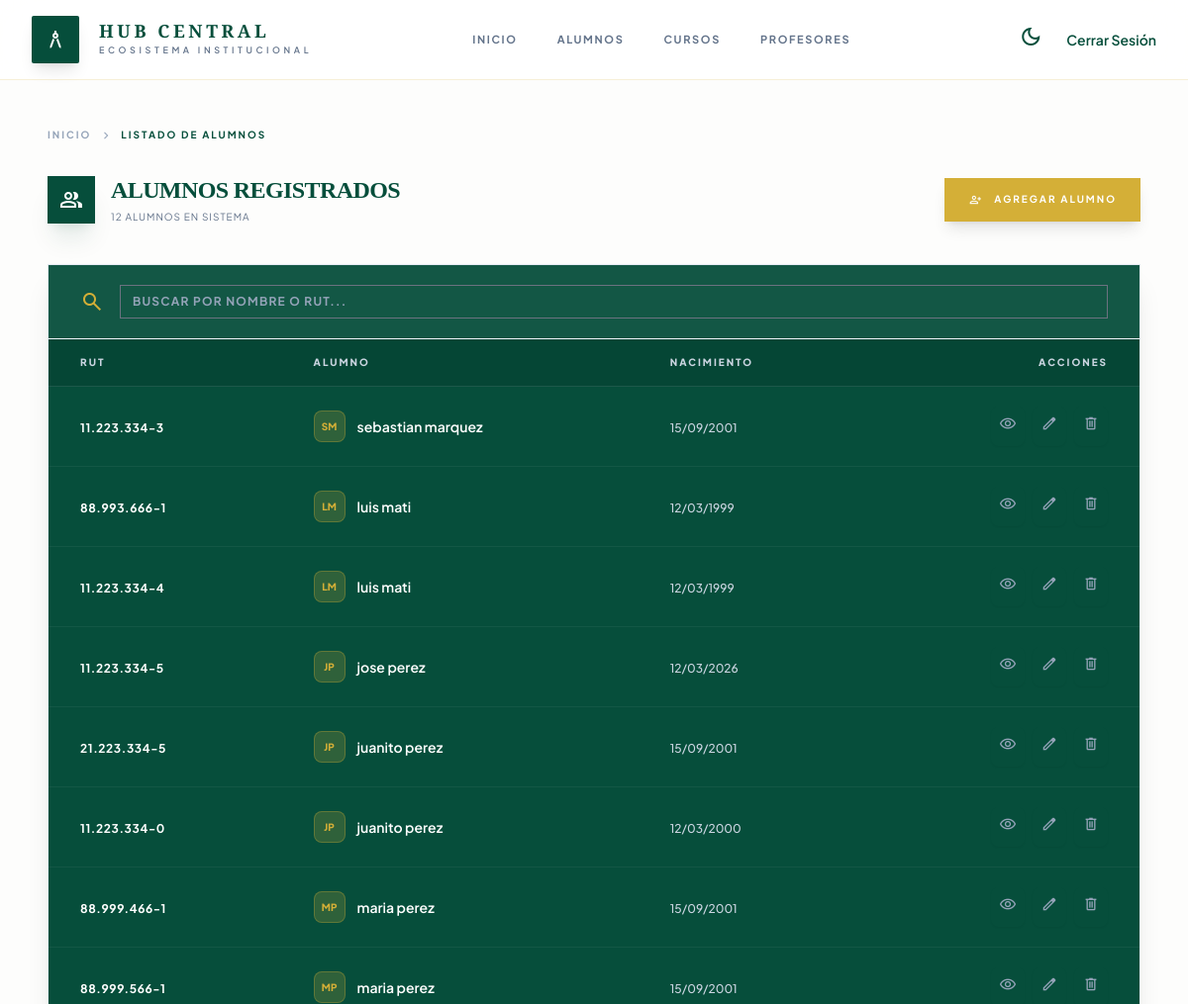
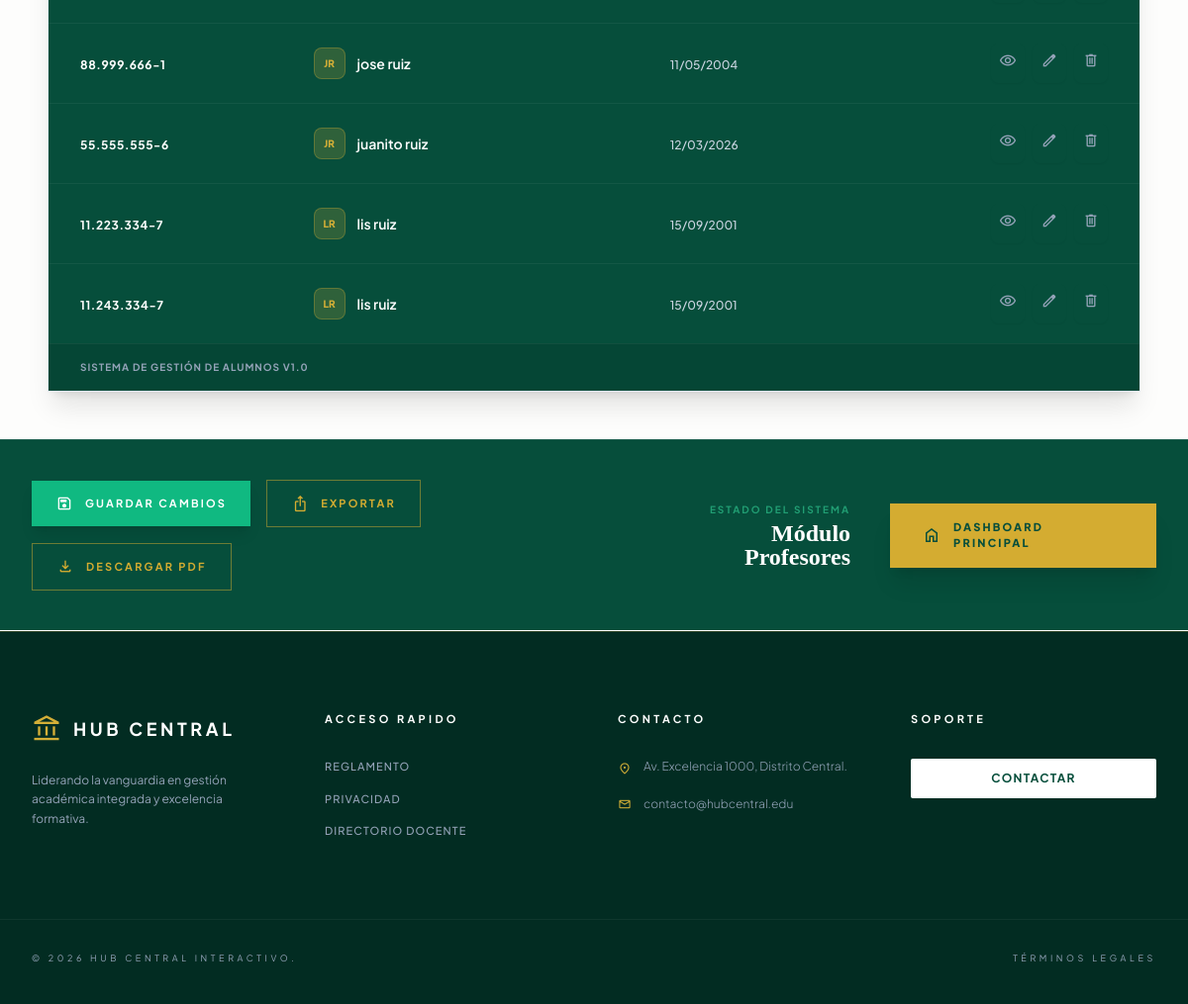
/alumno/lista/ (signed in), run on the app's committed database (2 pictures, top to bottom).
### alumno/models.py (models this page shows, shortened)
class Alumno(models.Model):
    rut = models.CharField(max_length=12, primary_key=True, verbose_name="RUT")
    nombre = models.CharField(max_length=100, verbose_name="Nombre")
    apellido = models.CharField(max_length=100, verbose_name="Apellido")
    fecha_nacimiento = models.DateField(verbose_name="Fecha de Nacimiento")
    class Meta:
        verbose_name = "Alumno"
        verbose_name_plural = "Alumnos"
        ordering = ['apellido', 'nombre']

### alumno/views.py (the view)
# urls.py: path('lista/', views.lista_alumnos, name='lista_alumnos'),
@login_required
def lista_alumnos(request):
    alumnos = Alumno.objects.all()
    contexto = {'lista_alumnos': alumnos}
    return render(request, 'alumno/lista_alumnos.html', contexto)

### alumno/templates/alumno/lista_alumnos.html (shortened to what this page needs)
{% extends 'base.html' %}
{% block main %}
    <div class="max-w-6xl mx-auto px-6 py-12">
        <nav class="flex items-center gap-2 text-[10px] font-bold text-slate-400 mb-8 uppercase tracking-[0.2em]">
            <a class="hover:text-primary transition-colors" href="{% url 'base' %}">Inicio</a>
            <span class="material-symbols-outlined text-[14px]">chevron_right</span>
            <span class="text-secondary dark:text-primary">Listado de Alumnos</span>
        </nav>
        <div class="flex flex-col md:flex-row md:items-center justify-between gap-6 mb-10">
            <div class="flex items-center gap-4">
                <div class="size-12   bg-secondary dark:bg-primary flex items-center justify-center text-white dark:text-secondary shadow-xl shadow-secondary/10">
                    <span class="material-symbols-outlined">group</span>
                </div>
                <div>
                    <h1 class="text-2xl font-serif font-bold text-secondary dark:text-white uppercase tracking-tight">
                        Alumnos Registrados</h1>
                    <p class="text-slate-500 dark:text-slate-400 text-[10px] uppercase tracking-widest mt-1">
                        {% if lista_alumnos %}
                            {{ lista_alumnos|length }} Alumno{{ lista_alumnos|length|pluralize:"s" }} en sistema
                        {% else %}
                            No hay registros disponibles
                        {% endif %}
                    </p>
                </div>
            </div>
            <a href="{% url 'agregar_alumno' %}"
               class="flex items-center justify-center gap-3 bg-primary hover:bg-secondary text-white dark:text-slate-900 font-bold py-3 px-6 uppercase tracking-[0.2em] text-[10px] transition-all shadow-lg hover:shadow-primary/20">
                <span class="material-symbols-outlined text-sm">person_add</span> Agregar Alumno
            </a>
        </div>
        {% if lista_alumnos %}
            <div class="bg-secondary dark:bg-slate-900/50  border border-slate-200 dark:border-slate-800 shadow-xl overflow-hidden backdrop-blur-sm">
                <div class="px-8 py-5 border-b border-slate-100 dark:border-slate-800 flex items-center gap-4 bg-white/5 dark:bg-transparent">
                    <span class="material-symbols-outlined text-primary">search</span>
                    <input type="text"
                           id="buscador"
                           placeholder="BUSCAR POR NOMBRE O RUT..."
                           onkeyup="filtrarTabla()"
                           class="w-full bg-transparent text-xs font-bold uppercase tracking-widest text-white dark:text-slate-300 placeholder-slate-400 focus:outline-none">
                </div>
                <div class="overflow-x-auto">
                    <table class="min-w-full divide-y divide-slate-100/10 dark:divide-slate-800" id="tablaAlumnos">
                        <thead class="bg-black/10 dark:bg-slate-800/30">
                        <tr>
                            <th class="px-8 py-4 text-left text-[10px] font-black text-slate-300 dark:text-slate-500 uppercase tracking-[0.2em]">
                                RUT
                            </th>
                            <th class="px-8 py-4 text-left text-[10px] font-black text-slate-300 dark:text-slate-500 uppercase tracking-[0.2em]">
                                Alumno
                            </th>
                            <th class="px-8 py-4 text-left text-[10px] font-black text-slate-300 dark:text-slate-500 uppercase tracking-[0.2em]">
                                Nacimiento
                            </th>
                            <th class="px-8 py-4 text-right text-[10px] font-black text-slate-300 dark:text-slate-500 uppercase tracking-[0.2em]">
                                Acciones
                            </th>
                        </tr>
                        </thead>
                        <tbody class="divide-y divide-white/5 dark:divide-slate-800">
                        {% for alumno in lista_alumnos %}
                            <tr class="hover:bg-white/5 dark:hover:bg-slate-800/40 transition-colors">
                                <td class="px-8 py-5 whitespace-nowrap">
                                <span class="text-xs font-bold tracking-wider text-white dark:text-slate-300">
                                    {{ alumno.rut }}
                                </span>
                                </td>
                                <td class="px-8 py-5 whitespace-nowrap">
                                    <div class="flex items-center gap-3">
                                        <div class="size-8 rounded-lg bg-primary/20 flex items-center justify-center shrink-0 border border-primary/30">
                                        <span class="text-primary text-[10px] font-black uppercase">
                                            {{ alumno.nombre|first }}{{ alumno.apellido|first }}
                                        </span>
                                        </div>
                                        <span class="text-sm font-semibold text-white">
                                        {{ alumno.nombre }} {{ alumno.apellido }}
                                    </span>
                                    </div>
                                </td>
                                <td class="px-8 py-5 whitespace-nowrap">
                                <span class="text-xs text-slate-300 dark:text-slate-400 font-medium">
                                    {{ alumno.fecha_nacimiento|date:"d/m/Y" }}
                                </span>
                                </td>
                                <td class="px-8 py-5 whitespace-nowrap text-right">
                                    <div class="flex items-center justify-end gap-2">
                                        <a href="{% url 'detalle_alumno' alumno.rut %}"
                                           class="p-2 rounded-lg text-slate-400 hover:text-primary hover:bg-white/10 transition-all shadow-sm">
                                            <span class="material-symbols-outlined text-[18px]">visibility</span>
                                        </a>
                                        <a href="{% url 'editar_alumno' alumno.rut %}"
                                           class="p-2 rounded-lg text-slate-400 hover:text-amber-500 hover:bg-white/10 transition-all shadow-sm">
                                            <span class="material-symbols-outlined text-[18px]">edit</span>
                                        </a>
                                        <a href="{% url 'eliminar_alumno' alumno.rut %}"
                                           class="p-2 rounded-lg text-slate-400 hover:text-red-500 hover:bg-white/10 transition-all shadow-sm">
                                            <span class="material-symbols-outlined text-[18px]">delete</span>
                                        </a>
                                    </div>
                                </td>
                            </tr>
                        {% endfor %}
                        </tbody>
                    </table>
                </div>
                <div class="px-8 py-4 bg-black/10 dark:bg-slate-800/20 border-t border-white/5">
                    <p class="text-[10px] font-bold text-slate-400 uppercase tracking-widest">
                        Sistema de Gestión de Alumnos v1.0
                    </p>
                </div>
            </div>
        {% endif %}
    </div>
    <div class="px-8 py-10 bg-[#064e3b] border-t border-white/10 flex flex-col md:flex-row items-center justify-between gap-6">
        <div class="flex flex-wrap items-center gap-4">
            <button type="button"
                    class="flex items-center gap-3 bg-[#10b981] hover:bg-[#059669] text-white text-[11px] font-bold uppercase tracking-[0.2em] py-3.5 px-6 transition-all shadow-lg active:scale-95">
                <span class="material-symbols-outlined text-[18px]">save</span>
                Guardar Cambios
            </button>
            <button type="button"
                    class="flex items-center gap-3 bg-transparent hover:bg-white/5 text-[#d4ac31] text-[11px] font-bold uppercase tracking-[0.2em] py-3.5 px-6 transition-all border border-[#d4ac31]/50 hover:border-[#d4ac31]">
                <span class="material-symbols-outlined text-[18px]">ios_share</span>
                Exportar
            </button>
            <button type="button"
                    class="flex items-center gap-3 bg-transparent hover:bg-white/5 text-[#d4ac31] text-[11px] font-bold uppercase tracking-[0.2em] py-3.5 px-6 transition-all border border-[#d4ac31]/50 hover:border-[#d4ac31]">
                <span class="material-symbols-outlined text-[18px]">download</span>
                Descargar PDF
            </button>
        </div>
        <div class="flex items-center gap-10">
            <div class="text-right">
                <p class="text-[10px] font-bold text-emerald-400/60 uppercase tracking-[0.2em] mb-1">Estado del
                    Sistema</p>
                <p class="text-2xl font-serif font-bold text-white leading-none">Módulo Profesores</p>
            </div>
            <a href="{% url 'base' %}"
               class="flex items-center gap-3 bg-[#d4ac31] hover:bg-[#b89528] text-[#064e3b] text-[11px] font-black uppercase tracking-[0.2em] py-4 px-8 transition-all shadow-xl hover:-translate-y-1">
                <span class="material-symbols-outlined text-[20px]">home</span>
                Dashboard Principal
            </a>
        </div>
    </div>
{% endblock %}

### data on the page
Alumno: rut "11.223.334-3", nombre|first "S", apellido|first "M", nombre "sebastian", apellido "marquez", fecha_nacimiento "15/09/2001"
Alumno: rut "88.993.666-1", nombre|first "L", apellido|first "M", nombre "luis", apellido "mati", fecha_nacimiento "12/03/1999"
Alumno: rut "11.223.334-4", nombre|first "L", apellido|first "M", nombre "luis", apellido "mati", fecha_nacimiento "12/03/1999"
Alumno: rut "11.223.334-5", nombre|first "J", apellido|first "P", nombre "jose", apellido "perez", fecha_nacimiento "12/03/2026"
Alumno: rut "21.223.334-5", nombre|first "J", apellido|first "P", nombre "juanito", apellido "perez", fecha_nacimiento "15/09/2001"
Alumno: rut "11.223.334-0", nombre|first "J", apellido|first "P", nombre "juanito", apellido "perez", fecha_nacimiento "12/03/2000"
Alumno: rut "88.999.466-1", nombre|first "M", apellido|first "P", nombre "maria", apellido "perez", fecha_nacimiento "15/09/2001"
Alumno: rut "88.999.566-1", nombre|first "M", apellido|first "P", nombre "maria", apellido "perez", fecha_nacimiento "15/09/2001"
Alumno: rut "88.999.666-1", nombre|first "J", apellido|first "R", nombre "jose", apellido "ruiz", fecha_nacimiento "11/05/2004"
Alumno: rut "55.555.555-6", nombre|first "J", apellido|first "R", nombre "juanito", apellido "ruiz", fecha_nacimiento "12/03/2026"
Alumno: rut "11.223.334-7", nombre|first "L", apellido|first "R", nombre "lis", apellido "ruiz", fecha_nacimiento "15/09/2001"
Alumno: rut "11.243.334-7", nombre|first "L", apellido|first "R", nombre "lis", apellido "ruiz", fecha_nacimiento "15/09/2001"

### other printed values
{{ lista_alumnos|length }} "12"
